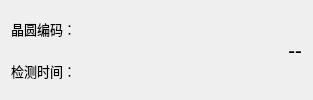
            <widget class="QWidget" name="widget_measureInfo" native="true">
             <property name="sizePolicy">
              <sizepolicy hsizetype="Preferred" vsizetype="Fixed">
               <horstretch>0</horstretch>
               <verstretch>0</verstretch>
              </sizepolicy>
             </property>
             <layout class="QHBoxLayout" name="horizontalLayout_10" stretch="0,0">
              <item>
               <layout class="QGridLayout" name="gridLayout_8" columnminimumwidth="1,200">
                <item row="0" column="1">
                 <widget class="QLabel" name="label_waferID">
                  <property name="font">
                   <font>
                    <family>微软雅黑</family>
                    <pointsize>14</pointsize>
                   </font>
                  </property>
                  <property name="text">
                   <string/>
                  </property>
                 </widget>
                </item>
                <item row="0" column="0">
                 <widget class="QLabel" name="label_waferID_tip">
                  <property name="font">
                   <font>
                    <family>微软雅黑</family>
                    <pointsize>10</pointsize>
                   </font>
                  </property>
                  <property name="text">
                   <string>晶圆编码：</string>
                  </property>
                 </widget>
                </item>
                <item row="1" column="0">
                 <widget class="QLabel" name="label_6">
                  <property name="font">
                   <font>
                    <family>微软雅黑</family>
                    <pointsize>10</pointsize>
                   </font>
                  </property>
                  <property name="text">
                   <string>检测时间：</string>
                  </property>
                 </widget>
                </item>
                <item row="1" column="1">
                 <widget class="QLabel" name="label_detectTime">
                  <property name="font">
                   <font>
                    <family>微软雅黑</family>
                    <pointsize>12</pointsize>
                   </font>
                  </property>
                  <property name="text">
                   <string/>
                  </property>
                 </widget>
                </item>
               </layout>
              </item>
              <item>
               <widget class="QLabel" name="label_ProductState">
                <property name="sizePolicy">
                 <sizepolicy hsizetype="Preferred" vsizetype="Fixed">
                  <horstretch>0</horstretch>
                  <verstretch>0</verstretch>
                 </sizepolicy>
                </property>
                <property name="maximumSize">
                 <size>
                  <width>16777215</width>
                  <height>50</height>
                 </size>
                </property>
                <property name="font">
                 <font>
                  <family>微软雅黑</family>
                  <pointsize>16</pointsize>
                  <weight>50</weight>
                  <bold>false</bold>
                 </font>
                </property>
                <property name="text">
                 <string>--</string>
                </property>
                <property name="alignment">
                 <set>Qt::AlignCenter</set>
                </property>
               </widget>
              </item>
             </layout>
            </widget>
